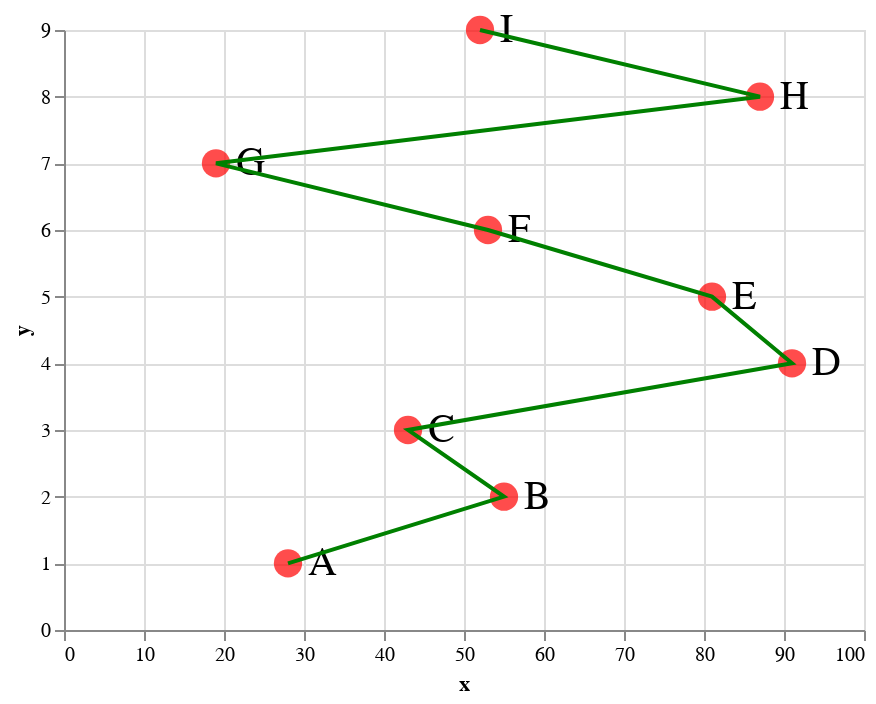

The notebook cell this image was saved under:
### Code cell
import altair as alt
import pandas as pd

data = pd.DataFrame({
    'a': ['A', 'B', 'C', 'D', 'E', 'F', 'G', 'H', 'I'],
    'x': [28, 55, 43, 91, 81, 53, 19, 87, 52],
    'y':[1,2,3,4,5,6,7,8,9]
})

# circle will be sqrt(200)
points = alt.Chart(data).mark_circle(color='red', size=200).encode(
    y='y:Q',
    x='x:Q',
)

text = bars.mark_text(
    align='left',
    baseline='middle',
    dx=10
).encode(
    text='a',
    y='y:Q',
    x='x:Q',
    size=alt.value(20),
)

line = alt.Chart(data).mark_line(color='green'). encode(
    y='y:Q',
    x='x:Q', 
    order='y:Q'
)

merge = text + points + line

merge

### Figure 1 — Vega-Lite specification as saved in the notebook (floating-point values rounded to 4 significant figures)
{"$schema": "https://vega.github.io/schema/vega-lite/v2.4.3.json", "config": {"view": {"height": 300, "width": 400}}, "layer": [{"data": {"values": [{"a": "A", "value": 1, "x": 28, "y": 1}, {"a": "B", "value": 2, "x": 55, "y": 2}, {"a": "C", "value": 3, "x": 43, "y": 3}, {"a": "D", "value": 4, "x": 91, "y": 4}, {"a": "E", "value": 5, "x": 81, "y": 5}, {"a": "F", "value": 6, "x": 53, "y": 6}, {"a": "G", "value": 7, "x": 19, "y": 7}, {"a": "H", "value": 8, "x": 87, "y": 8}, {"a": "I", "value": 9, "x": 52, "y": 9}]}, "encoding": {"size": {"value": 20}, "text": {"field": "a", "type": "nominal"}, "x": {"field": "x", "type": "quantitative"}, "y": {"field": "y", "type": "quantitative"}}, "mark": {"align": "left", "baseline": "middle", "dx": 10, "type": "text"}}, {"data": {"values": [{"a": "A", "x": 28, "y": 1}, {"a": "B", "x": 55, "y": 2}, {"a": "C", "x": 43, "y": 3}, {"a": "D", "x": 91, "y": 4}, {"a": "E", "x": 81, "y": 5}, {"a": "F", "x": 53, "y": 6}, {"a": "G", "x": 19, "y": 7}, {"a": "H", "x": 87, "y": 8}, {"a": "I", "x": 52, "y": 9}]}, "encoding": {"x": {"field": "x", "type": "quantitative"}, "y": {"field": "y", "type": "quantitative"}}, "mark": {"color": "red", "size": 200, "type": "circle"}}, {"data": {"values": [{"a": "A", "x": 28, "y": 1}, {"a": "B", "x": 55, "y": 2}, {"a": "C", "x": 43, "y": 3}, {"a": "D", "x": 91, "y": 4}, {"a": "E", "x": 81, "y": 5}, {"a": "F", "x": 53, "y": 6}, {"a": "G", "x": 19, "y": 7}, {"a": "H", "x": 87, "y": 8}, {"a": "I", "x": 52, "y": 9}]}, "encoding": {"order": {"field": "y", "type": "quantitative"}, "x": {"field": "x", "type": "quantitative"}, "y": {"field": "y", "type": "quantitative"}}, "mark": {"color": "green", "type": "line"}}]}
